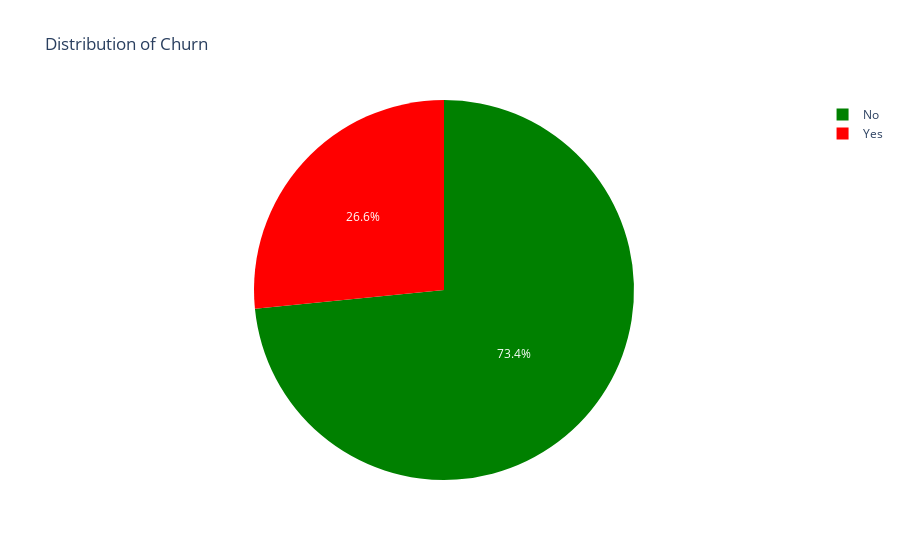

Write notebook code for a chart like this one.
### Markdown cell above
Services that each customer has signed up for insight: These features show significant variations across their values. If a customer doesn’t have phone service, they can’t have multiple lines. About 90.3% of the customers have phone services and have a higher rate to churn. Customers who have fibre optic as an internet service are more likely to churn. This can happen due to high prices, competition, customer service, and many other reasons. Fiber optic service is much more expensive than DSL, which may be one of the reasons why customers churn. Customers with  OnlineSecurity, OnlineBackup, DeviceProtection, and TechSupport are more unlikely to churn. Streaming service is not predictive for churn as it’s evenly distributed to yes and no options.

### Code cell
import plotly.express as px #for visualization

fig = px.pie(df3_Master, names='Churn',color_discrete_sequence=["green", "red"],
             title='Distribution of Churn')
fig.show()

### Figure 1 — Plotly figure (JSON) as saved in the notebook; plotly's stock layout.template omitted (floating-point values rounded to 4 significant figures; data arrays with more than 128 entries replaced by an {"elided": "..."} marker saying what was removed)
{"data": [{"domain": {"x": [0, 1], "y": [0, 1]}, "hovertemplate": "Churn=%{label}<extra></extra>", "labels": {"elided": "7031 str values"}, "legendgroup": "", "name": "", "showlegend": true, "type": "pie"}], "layout": {"legend": {"tracegroupgap": 0}, "piecolorway": ["green", "red"], "title": {"text": "Distribution of Churn"}}}
